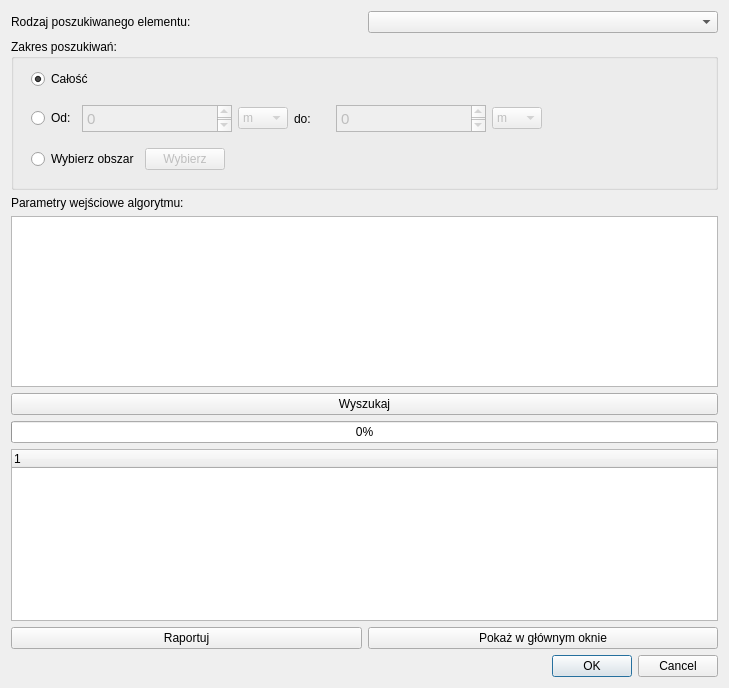
<?xml version="1.0" encoding="UTF-8"?>
<ui version="4.0">
 <class>Dialog</class>
 <widget class="QDialog" name="Dialog">
  <property name="geometry">
   <rect>
    <x>0</x>
    <y>0</y>
    <width>729</width>
    <height>688</height>
   </rect>
  </property>
  <property name="windowTitle">
   <string>Dialog</string>
  </property>
  <layout class="QVBoxLayout" name="verticalLayout_2">
   <item>
    <layout class="QHBoxLayout" name="horizontalLayout_4">
     <item>
      <widget class="QLabel" name="label">
       <property name="text">
        <string>Rodzaj poszukiwanego elementu:</string>
       </property>
      </widget>
     </item>
     <item>
      <widget class="QComboBox" name="comboBox_element">
       <property name="currentIndex">
        <number>-1</number>
       </property>
       <item>
        <property name="text">
         <string>Spoiny obwodowe</string>
        </property>
       </item>
       <item>
        <property name="text">
         <string>Spoiny obwodowe i wzdłużne</string>
        </property>
       </item>
       <item>
        <property name="text">
         <string>Korozje </string>
        </property>
       </item>
      </widget>
     </item>
    </layout>
   </item>
   <item>
    <widget class="QGroupBox" name="groupBox">
     <property name="minimumSize">
      <size>
       <width>531</width>
       <height>151</height>
      </size>
     </property>
     <property name="maximumSize">
      <size>
       <width>16777215</width>
       <height>151</height>
      </size>
     </property>
     <property name="title">
      <string>Zakres poszukiwań:</string>
     </property>
     <widget class="QWidget" name="layoutWidget">
      <property name="geometry">
       <rect>
        <x>20</x>
        <y>20</y>
        <width>511</width>
        <height>121</height>
       </rect>
      </property>
      <layout class="QVBoxLayout" name="verticalLayout">
       <item>
        <widget class="QRadioButton" name="radioButton_all">
         <property name="text">
          <string>Całość</string>
         </property>
         <property name="checked">
          <bool>true</bool>
         </property>
        </widget>
       </item>
       <item>
        <layout class="QHBoxLayout" name="horizontalLayout_2">
         <item>
          <widget class="QRadioButton" name="radioButton_start_end">
           <property name="text">
            <string>Od:</string>
           </property>
          </widget>
         </item>
         <item>
          <widget class="QTextEdit" name="textEdit_m_start">
           <property name="enabled">
            <bool>false</bool>
           </property>
           <property name="minimumSize">
            <size>
             <width>0</width>
             <height>0</height>
            </size>
           </property>
           <property name="maximumSize">
            <size>
             <width>150</width>
             <height>27</height>
            </size>
           </property>
           <property name="html">
            <string>&lt;!DOCTYPE HTML PUBLIC &quot;-//W3C//DTD HTML 4.0//EN&quot; &quot;http://www.w3.org/TR/REC-html40/strict.dtd&quot;&gt;
&lt;html&gt;&lt;head&gt;&lt;meta name=&quot;qrichtext&quot; content=&quot;1&quot; /&gt;&lt;style type=&quot;text/css&quot;&gt;
p, li { white-space: pre-wrap; }
&lt;/style&gt;&lt;/head&gt;&lt;body style=&quot; font-family:'Ubuntu'; font-size:11pt; font-weight:400; font-style:normal;&quot;&gt;
&lt;p style=&quot; margin-top:0px; margin-bottom:0px; margin-left:0px; margin-right:0px; -qt-block-indent:0; text-indent:0px;&quot;&gt;0&lt;/p&gt;&lt;/body&gt;&lt;/html&gt;</string>
           </property>
          </widget>
         </item>
         <item>
          <widget class="QComboBox" name="comboBox_m_unit_start">
           <property name="enabled">
            <bool>false</bool>
           </property>
           <property name="maximumSize">
            <size>
             <width>50</width>
             <height>16777215</height>
            </size>
           </property>
           <property name="currentIndex">
            <number>1</number>
           </property>
           <item>
            <property name="text">
             <string>mm</string>
            </property>
           </item>
           <item>
            <property name="text">
             <string>m</string>
            </property>
           </item>
           <item>
            <property name="text">
             <string>km</string>
            </property>
           </item>
          </widget>
         </item>
         <item>
          <widget class="QLabel" name="label_2">
           <property name="text">
            <string>do:</string>
           </property>
          </widget>
         </item>
         <item>
          <widget class="QTextEdit" name="textEdit_m_end">
           <property name="enabled">
            <bool>false</bool>
           </property>
           <property name="minimumSize">
            <size>
             <width>0</width>
             <height>0</height>
            </size>
           </property>
           <property name="maximumSize">
            <size>
             <width>150</width>
             <height>27</height>
            </size>
           </property>
           <property name="html">
            <string>&lt;!DOCTYPE HTML PUBLIC &quot;-//W3C//DTD HTML 4.0//EN&quot; &quot;http://www.w3.org/TR/REC-html40/strict.dtd&quot;&gt;
&lt;html&gt;&lt;head&gt;&lt;meta name=&quot;qrichtext&quot; content=&quot;1&quot; /&gt;&lt;style type=&quot;text/css&quot;&gt;
p, li { white-space: pre-wrap; }
&lt;/style&gt;&lt;/head&gt;&lt;body style=&quot; font-family:'Ubuntu'; font-size:11pt; font-weight:400; font-style:normal;&quot;&gt;
&lt;p style=&quot; margin-top:0px; margin-bottom:0px; margin-left:0px; margin-right:0px; -qt-block-indent:0; text-indent:0px;&quot;&gt;0&lt;/p&gt;&lt;/body&gt;&lt;/html&gt;</string>
           </property>
          </widget>
         </item>
         <item>
          <widget class="QComboBox" name="comboBox_m_unit_end">
           <property name="enabled">
            <bool>false</bool>
           </property>
           <property name="maximumSize">
            <size>
             <width>50</width>
             <height>16777215</height>
            </size>
           </property>
           <property name="currentIndex">
            <number>1</number>
           </property>
           <item>
            <property name="text">
             <string>mm</string>
            </property>
           </item>
           <item>
            <property name="text">
             <string>m</string>
            </property>
           </item>
           <item>
            <property name="text">
             <string>km</string>
            </property>
           </item>
          </widget>
         </item>
        </layout>
       </item>
       <item>
        <layout class="QHBoxLayout" name="horizontalLayout_3">
         <item>
          <widget class="QRadioButton" name="radioButton_select">
           <property name="text">
            <string>Wybierz obszar</string>
           </property>
          </widget>
         </item>
         <item>
          <widget class="QPushButton" name="pushButton_select">
           <property name="enabled">
            <bool>false</bool>
           </property>
           <property name="text">
            <string>Wybierz</string>
           </property>
          </widget>
         </item>
         <item>
          <spacer name="horizontalSpacer">
           <property name="orientation">
            <enum>Qt::Horizontal</enum>
           </property>
           <property name="sizeHint" stdset="0">
            <size>
             <width>40</width>
             <height>20</height>
            </size>
           </property>
          </spacer>
         </item>
        </layout>
       </item>
      </layout>
     </widget>
    </widget>
   </item>
   <item>
    <widget class="QLabel" name="label_3">
     <property name="maximumSize">
      <size>
       <width>16777215</width>
       <height>17</height>
      </size>
     </property>
     <property name="text">
      <string>Parametry wejściowe algorytmu:</string>
     </property>
    </widget>
   </item>
   <item>
    <widget class="QTableWidget" name="tableWidget">
     <property name="minimumSize">
      <size>
       <width>0</width>
       <height>0</height>
      </size>
     </property>
     <property name="maximumSize">
      <size>
       <width>16777215</width>
       <height>16777215</height>
      </size>
     </property>
     <attribute name="horizontalHeaderVisible">
      <bool>false</bool>
     </attribute>
     <column>
      <property name="text">
       <string/>
      </property>
     </column>
    </widget>
   </item>
   <item>
    <widget class="QPushButton" name="pushButton_detect">
     <property name="text">
      <string>Wyszukaj</string>
     </property>
    </widget>
   </item>
   <item>
    <widget class="QProgressBar" name="progressBar">
     <property name="enabled">
      <bool>true</bool>
     </property>
     <property name="value">
      <number>0</number>
     </property>
     <property name="textVisible">
      <bool>true</bool>
     </property>
    </widget>
   </item>
   <item>
    <widget class="QTreeWidget" name="treeWidget">
     <property name="minimumSize">
      <size>
       <width>0</width>
       <height>0</height>
      </size>
     </property>
     <column>
      <property name="text">
       <string notr="true">1</string>
      </property>
     </column>
    </widget>
   </item>
   <item>
    <layout class="QHBoxLayout" name="horizontalLayout">
     <item>
      <widget class="QPushButton" name="pushButton_report">
       <property name="text">
        <string>Raportuj</string>
       </property>
      </widget>
     </item>
     <item>
      <widget class="QPushButton" name="pushButton_show">
       <property name="text">
        <string>Pokaż w głównym oknie</string>
       </property>
      </widget>
     </item>
    </layout>
   </item>
   <item>
    <widget class="QDialogButtonBox" name="buttonBox">
     <property name="orientation">
      <enum>Qt::Horizontal</enum>
     </property>
     <property name="standardButtons">
      <set>QDialogButtonBox::Cancel|QDialogButtonBox::Ok</set>
     </property>
    </widget>
   </item>
  </layout>
 </widget>
 <resources/>
 <connections>
  <connection>
   <sender>buttonBox</sender>
   <signal>accepted()</signal>
   <receiver>Dialog</receiver>
   <slot>accept()</slot>
   <hints>
    <hint type="sourcelabel">
     <x>257</x>
     <y>632</y>
    </hint>
    <hint type="destinationlabel">
     <x>157</x>
     <y>274</y>
    </hint>
   </hints>
  </connection>
  <connection>
   <sender>buttonBox</sender>
   <signal>rejected()</signal>
   <receiver>Dialog</receiver>
   <slot>reject()</slot>
   <hints>
    <hint type="sourcelabel">
     <x>325</x>
     <y>632</y>
    </hint>
    <hint type="destinationlabel">
     <x>286</x>
     <y>274</y>
    </hint>
   </hints>
  </connection>
  <connection>
   <sender>radioButton_start_end</sender>
   <signal>toggled(bool)</signal>
   <receiver>textEdit_m_start</receiver>
   <slot>setEnabled(bool)</slot>
   <hints>
    <hint type="sourcelabel">
     <x>65</x>
     <y>117</y>
    </hint>
    <hint type="destinationlabel">
     <x>111</x>
     <y>119</y>
    </hint>
   </hints>
  </connection>
  <connection>
   <sender>radioButton_start_end</sender>
   <signal>toggled(bool)</signal>
   <receiver>comboBox_m_unit_start</receiver>
   <slot>setEnabled(bool)</slot>
   <hints>
    <hint type="sourcelabel">
     <x>68</x>
     <y>126</y>
    </hint>
    <hint type="destinationlabel">
     <x>271</x>
     <y>125</y>
    </hint>
   </hints>
  </connection>
  <connection>
   <sender>radioButton_start_end</sender>
   <signal>toggled(bool)</signal>
   <receiver>textEdit_m_end</receiver>
   <slot>setEnabled(bool)</slot>
   <hints>
    <hint type="sourcelabel">
     <x>67</x>
     <y>120</y>
    </hint>
    <hint type="destinationlabel">
     <x>366</x>
     <y>123</y>
    </hint>
   </hints>
  </connection>
  <connection>
   <sender>radioButton_start_end</sender>
   <signal>toggled(bool)</signal>
   <receiver>comboBox_m_unit_end</receiver>
   <slot>setEnabled(bool)</slot>
   <hints>
    <hint type="sourcelabel">
     <x>71</x>
     <y>124</y>
    </hint>
    <hint type="destinationlabel">
     <x>500</x>
     <y>122</y>
    </hint>
   </hints>
  </connection>
  <connection>
   <sender>radioButton_select</sender>
   <signal>toggled(bool)</signal>
   <receiver>pushButton_select</receiver>
   <slot>setEnabled(bool)</slot>
   <hints>
    <hint type="sourcelabel">
     <x>140</x>
     <y>165</y>
    </hint>
    <hint type="destinationlabel">
     <x>201</x>
     <y>167</y>
    </hint>
   </hints>
  </connection>
 </connections>
</ui>
